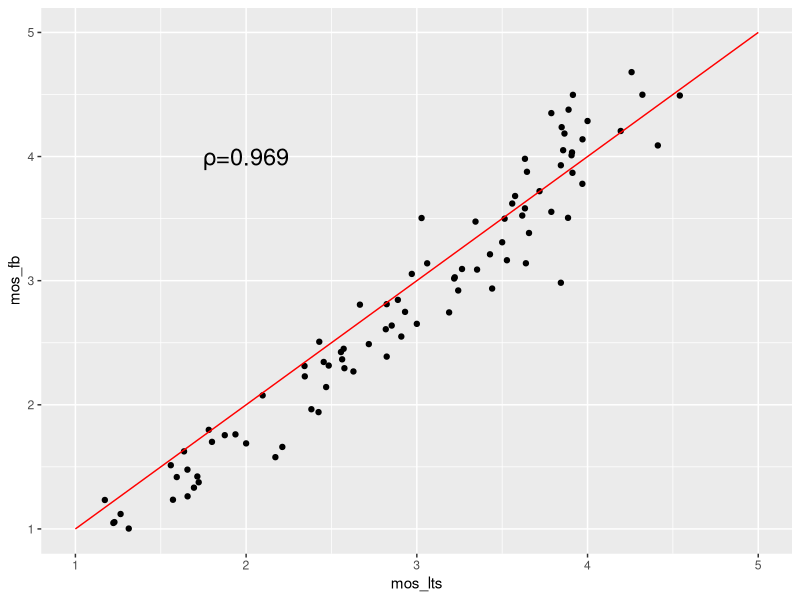
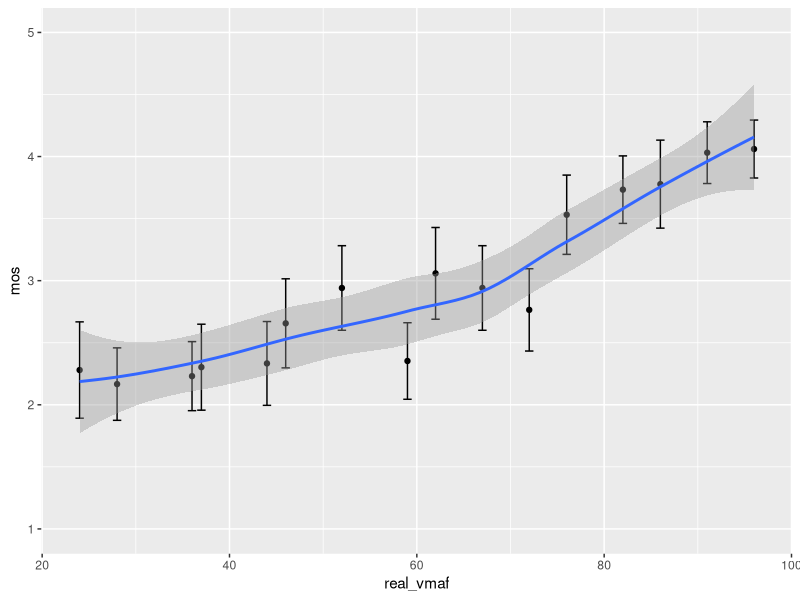
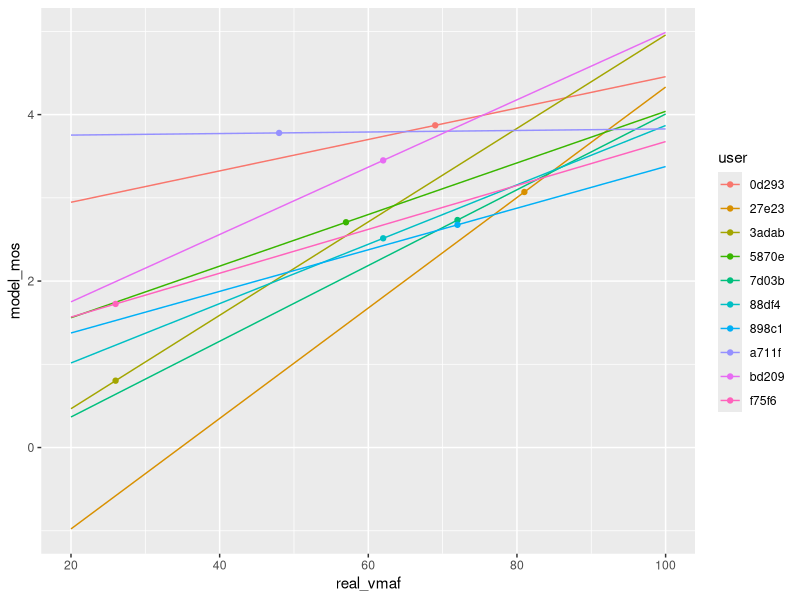
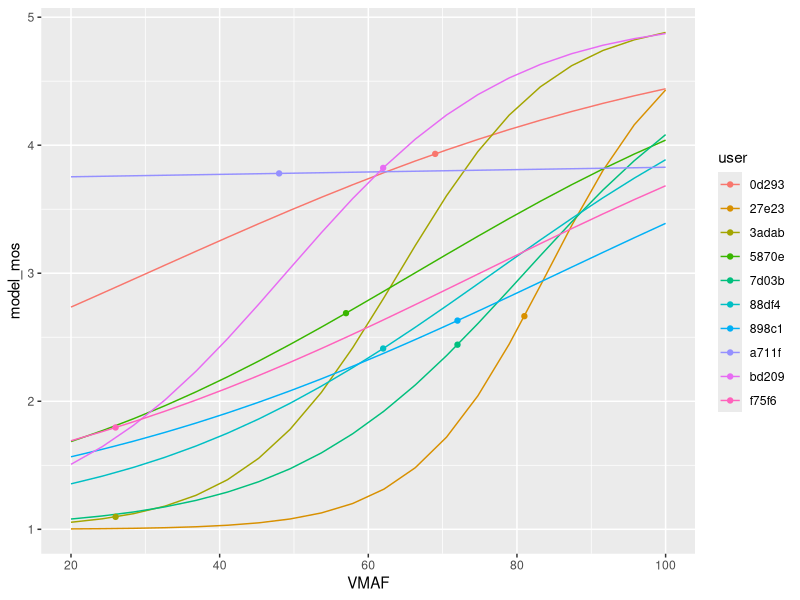

Here is the R script that generated these plots, in order:
## ---- chunk 1
knitr::opts_chunk$set(echo = TRUE)
library(tidyverse)

## ---- chunk 2


## ---- chunk 3
rm(list = ls())
plot_data_raw <- read_csv("phase3_mosLTS_mosFB.csv", col_types = "cnnnn")

plot_data_raw %>%
  ggplot(aes(mos_lts, mos_fb)) +
  geom_point() +
  geom_line(data = tibble(x = c(1, 5), y = c(1, 5)), aes(x, y), color = "red") + 
  geom_text(label = "") +
  annotate("text",label = 
             sprintf("\U03C1=%.3f", 
                     cor(plot_data_raw$mos_lts, plot_data_raw$mos_fb)), 
           x = 2, y = 4, size = 6) +
  ylim(c(1, 5)) + 
  xlim(c(1, 5))

## ---- chunk 4
rm(list = ls())
plot_data_raw <- read_csv("phase2_lts_mos_n.csv", col_types = "cnnnnnn")

plot_data_raw[plot_data_raw$real_vmaf < 100,] %>%
  ggplot(aes(real_vmaf, mos)) +
  geom_point() +
  geom_errorbar(aes(ymin = mos - 1.96*sd/sqrt(n), ymax = mos + 1.96*sd/sqrt(n))) +
  stat_smooth() +
  ylim(c(1, 5))


## ---- chunk 5
rm(list = ls())
plot_data_raw <- read_csv("phase2_lts_for_sigmoid.csv", col_types = "cnnfnnn")

plot_data <- plot_data_raw %>%
  mutate(user_short = substr(external_id, 1, 5))

n <- 20 #number of vmafs
fited_vmaf <- tibble(
  user = rep(unique(plot_data$user_short), n), 
  real_vmaf = rep(-1, n*length(unique(plot_data$user_short))),
  model_mos = rep(-1, n*length(unique(plot_data$user_short)))
  )
for (user in unique(plot_data$user_short)) {
  fited_vmaf$real_vmaf[fited_vmaf$user == user] = seq(20, 100, length.out = n)
}

fited_reports <- plot_data[plot_data$report > 0, c("report", "user_short")]
fited_reports$real_vmaf <- fited_reports$report
fited_reports$model_mos <- -1

for (user in unique(plot_data$user_short)) {
  fit_model <- lm(quality ~ real_vmaf, 
                  data = plot_data[plot_data$user_short == user,])
  fited_vmaf$model_mos[fited_vmaf$user == user] <-
    predict(fit_model, fited_vmaf[fited_vmaf$user == user,])
  fited_reports$model_mos[fited_reports$user_short == user] <-
    predict(fit_model, fited_reports[fited_reports$user_short == user,])
}

fited_vmaf %>%
  ggplot(aes(real_vmaf, model_mos, color = user)) + 
    geom_line() +
    geom_point(data = fited_reports, aes(real_vmaf, model_mos, color = user_short))


## ---- chunk 6
rm(list = ls())
plot_data_raw <- read_csv("phase2_lts_for_sigmoid.csv", col_types = "cnnfnnn")
plot_data <- plot_data_raw %>%
  mutate(user_short = substr(external_id, 1, 5))
n <- 20 #number of vmafs
fited_vmaf <- tibble(
  user = rep(unique(plot_data$user_short), n), 
  real_vmaf = rep(-1, n*length(unique(plot_data$user_short))),
  model_mos = rep(-1, n*length(unique(plot_data$user_short)))
  )
for (user in unique(plot_data$user_short)) {
  fited_vmaf$real_vmaf[fited_vmaf$user == user] = seq(20, 100, length.out = n)
}
fited_reports <- plot_data[plot_data$report > 0, c("report", "user_short")]
fited_reports$real_vmaf <- fited_reports$report
fited_reports$model_mos <- -1
plot_data$quality <- (plot_data$quality - 1)/4
# plot_data <- plot_data[plot_data$vmaf < 100,]
for (user in unique(plot_data$user_short)) {
  fit_model <- glm(quality ~ real_vmaf, 
                  data = plot_data[plot_data$user_short == user,], family = quasibinomial)
  summary(fit_model)$coef
  fited_vmaf$model_mos[fited_vmaf$user == user] <-
    predict(fit_model, fited_vmaf[fited_vmaf$user == user,], type = "response")
  fited_reports$model_mos[fited_reports$user_short == user] <-
    predict(fit_model, fited_reports[fited_reports$user_short == user,], type = "response")
}
  fited_vmaf$model_mos <- fited_vmaf$model_mos
  fited_reports$model_mos <- fited_reports$model_mos
  g <- ggplot(fited_vmaf, aes(real_vmaf, model_mos, color = user)) + 
    geom_line() +
    geom_point(data = fited_reports, aes(real_vmaf, model_mos, color = user_short)) + scale_y_continuous( labels=function(x)x*4+1 ) +
    # stat_smooth(method = glm, method.args = list(family = "quasibinomial")) +
    xlab("VMAF")
  g 
